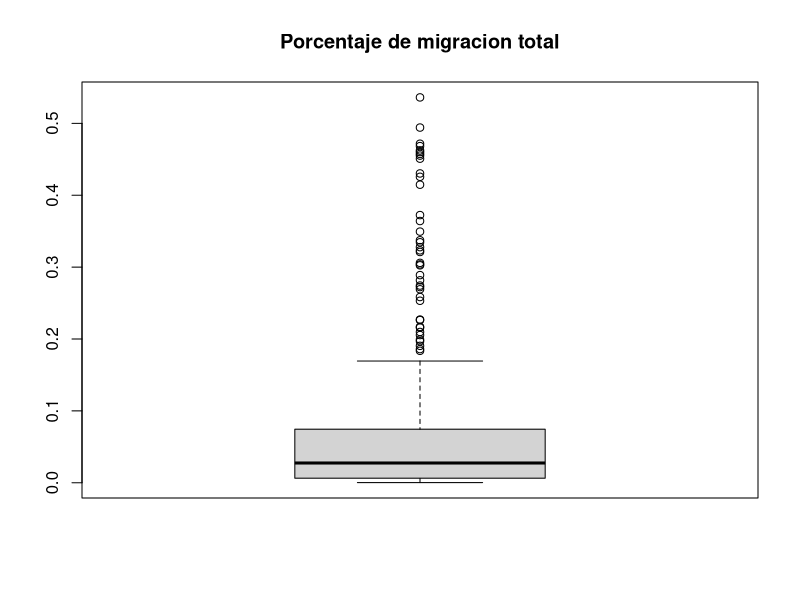

This figure's R source: (Note: this script raises an error after producing the figure.)
library(ggplot2)
datos <- read.csv('DataSetByGender_Aggregates_Excel_AggregateDS.csv')


Migration_stock <- data.frame(Origen = datos$Origin,
                              Year = datos$YEAR,
                              Total_migration_stock = datos$MS_ALL_TOT,
                              Males_All_education_groups = datos$MS_MAL_TOT,
                              Males_Low_skilled = datos$MS_MAL_LOW,
                              Males_Medium_skilled = datos$MS_MAL_MED,
                              Males_High_skilled = datos$MS_MAL_HIG,
                              Females_All_education_groups = datos$MS_FEM_TOT,
                              Females_Low_skilled = datos$MS_FEM_LOW,
                              Females_Medium_skilled = datos$MS_FEM_MED,
                              Females_High_skilled = datos$MS_FEM_HIG
                              )

Migration_rate <- data.frame(Origen = datos$Origin,
                              Year = datos$YEAR,
                              Total_migration_rate = datos$MR_ALL_TOT,
                              Males_All_education_groups = datos$MR_MAL_TOT,
                              Males_Low_skilled = datos$MR_MAL_LOW,
                              Males_Medium_skilled = datos$MR_MAL_MED,
                              Males_High_skilled = datos$MR_MAL_HIG,
                              Females_All_education_groups = datos$MR_FEM_TOT,
                              Females_Low_skilled = datos$MR_FEM_LOW,
                              Females_Medium_skilled = datos$MR_FEM_MED,
                              Females_High_skilled = datos$MR_FEM_HIG
)

Migration_native_labor <- data.frame(Origen = datos$Origin,
                             Year = datos$YEAR,
                             Total_native_labor_force = datos$NS_ALL_TOT,
                             Males_All_education_groups = datos$NS_MAL_TOT,
                             Males_Low_skilled = datos$NS_MAL_LOW,
                             Males_Medium_skilled = datos$NS_MAL_MED,
                             Males_High_skilled = datos$NS_MAL_HIG,
                             Females_All_education_groups = datos$NS_FEM_TOT,
                             Females_Low_skilled = datos$NS_FEM_LOW,
                             Females_Medium_skilled = datos$NS_FEM_MED,
                             Females_High_skilled = datos$NS_FEM_HIG
)

totales <- data.frame(Origen = datos$Origin,
                       Year = datos$YEAR,
                       Total_migration_stock = datos$MS_ALL_TOT, 
                       Total_migration_rate=datos$MR_ALL_TOT,
                       Total_native_labor_force=datos$NS_ALL_TOT)

summary(Migration_rate$Total_migration_rate) #informacion basica del dato total

range(Migration_rate$Total_migration_rate) #rango

vari <- var(Migration_rate$Total_migration_rate) #varianza
vari

desv_est <- sd(Migration_rate$Total_migration_rate) #desviacion estandar
desv_est

coef_val <- desv_est/mean(Migration_rate$Total_migration_rate) #coeficiente de valoracion
coef_val

boxplot(Migration_rate$Total_migration_rate, main="Porcentaje de migracion total", ylab="") #

####plot hombres vs mujeres
boxplot(Migration_rate, col = c("blue", "red"), names = c("Males_All_education_groups", "Females_All_education_groups"), main = "Boxplot de Valores Originales y Nuevos")
